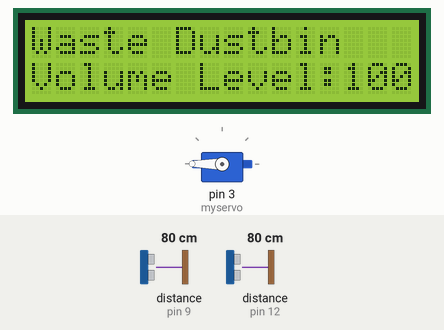
Bench run of a sketch on a simulated Arduino Uno, built with avr-gcc and run on an emulated ATmega328P. On the bench: 16×2 character LCD, servo. Inputs (shaded band) come from the test bench; at power-on: distance to the obstacle (sensors on pin 12, pin 9) 80 cm. The echo pulse lasts 58.3 µs per cm; what the sketch prints to the serial monitor is not drawn.

Above: at 1.2 s.
1.3 s: distance to the obstacle (sensor on pin 12) set to 23 cm
3.0 s: distance to the obstacle (sensor on pin 12) set to 18 cm
At 3.9 s:
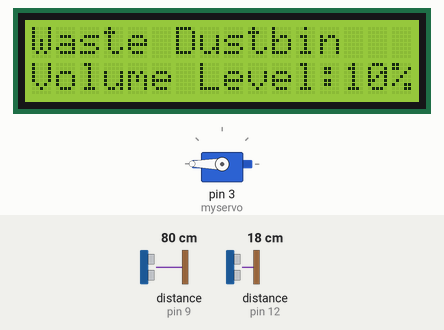
4.9 s: distance to the obstacle (sensor on pin 9) set to 12 cm
6.6 s: distance to the obstacle (sensor on pin 9) set to 9 cm
At 7.8 s:
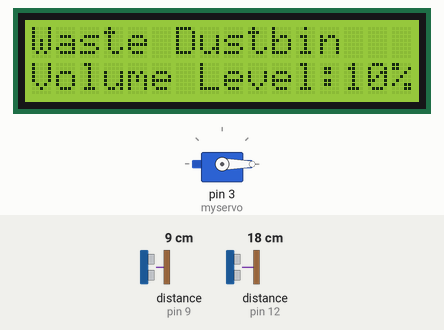
8.4 s: distance to the obstacle (sensor on pin 12) set to 35 cm
At 10.0 s:
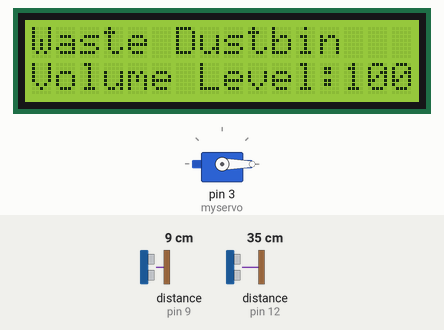
10.7 s: distance to the obstacle (sensor on pin 9) set to 18 cm
At 12.4 s:
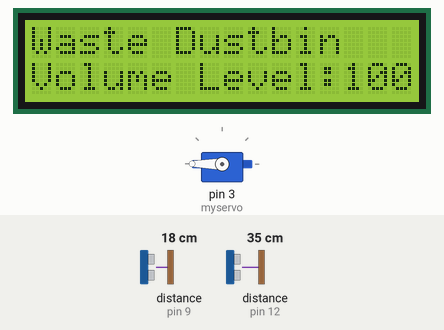
Timing chart, 0 to 13.9 s (numbered marks = the images above; inputs shaded):
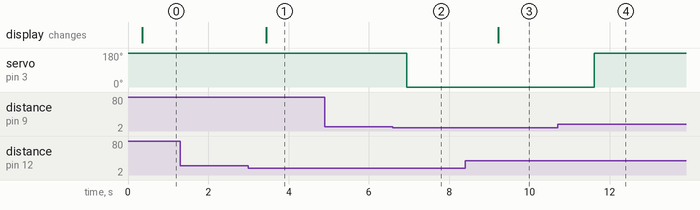

The sketch:

SmartDustbinWithAutoLidCapacityMonitoring.ino
```cpp
#include <LiquidCrystal_I2C.h>
#include <NewPing.h>          // include ultrasonic library
#include <SoftwareSerial.h>
#include <Servo.h>

#define TRIGGER_PIN   10       // trigger pin connected to Arduino pin 10
#define ECHO_PIN      9
#define MAX_DISTANCE 200

#define TRIGGER_PIN2  13       // trigger pin connected to Arduino pin 13
#define ECHO_PIN2     12       // echo pin connected to Arduino pin 12
#define MAX_DISTANCE2 20       // maximum distance for sensor 2

Servo myservo;

LiquidCrystal_I2C lcd(0x27, 16, 2);   // if display does not show, change to 0x3f (I2C address)

NewPing sampah(TRIGGER_PIN, ECHO_PIN, MAX_DISTANCE);
NewPing kapasiti(TRIGGER_PIN2, ECHO_PIN2, MAX_DISTANCE2); // create variable for capacity

int pos = 0;    // variable to store the servo position

void setup() {

  Serial.begin(9600);

  lcd.init(); // Initialize the LCD
  lcd.backlight(); // Turn on the backlight (if your LCD has one)
  lcd.clear(); // Clear the display

  myservo.attach(3);  // attach the servo to pin 3
  myservo.write(180); // start with lid closed
}

void loop() {

  delay(50);

  int US1 = sampah.ping_cm(300);   // ultrasonic sensor 1 reading
  int US2 = kapasiti.ping_cm()-20; // adjust value based on bin height

  int remainingCapacity = (20 - US2) * 100 / 20 - 100;

  Serial.println(US1);
  delay(200);

  lcd.setCursor(0, 0); // set column and row
  lcd.print("Waste Dustbin");
  lcd.setCursor(0, 1); // set column and row
  lcd.print("Volume Level:");
  lcd.print(remainingCapacity);
  lcd.print("%");
  delay (50);

  if(US1 <= 10){
    myservo.write(0);            // move servo to open lid
    delay (2000);                // duration adjusted as needed
  }
  else{
    myservo.write(180);          // move servo to close lid
    delay(50);
  }
}
```

Measured:
- the behaviour switches between 21 and 20 cm on distance to the obstacle (sensor on pin 12) (found by bisection; images 0 and 1)
- the behaviour switches between 11 and 10 cm on distance to the obstacle (sensor on pin 9) (found by bisection; images 1 and 2)
- after the input at 1.3 s, every drawn part: stays the same
- after the input at 3.0 s, the display: changes after 0.45 s (image 1)
- after the input at 4.9 s, every drawn part: stays the same
- after the input at 6.6 s, servo on pin 3 (myservo): 180° → 0° after 0.34 s
- after the input at 8.4 s, the display: changes after 0.83 s (image 3)
- after the input at 10.7 s, servo on pin 3 (myservo): 0° → 180° after 0.91 s
